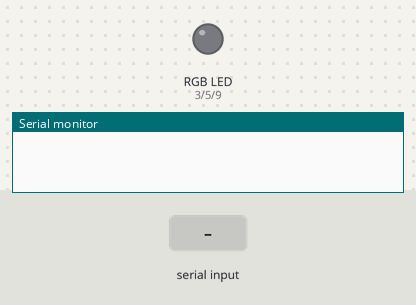
Simulated run of this sketch. Board: Arduino Uno, built with avr-gcc and run on an emulated ATmega328P. Parts: an RGB LED mixed from three pins (HIGH = lit), the last lines printed to the serial monitor. Inputs (shaded band) come from the test bench.

Above: at 1.2 s.
1.3 s: "R" received over Serial
At 3.5 s:
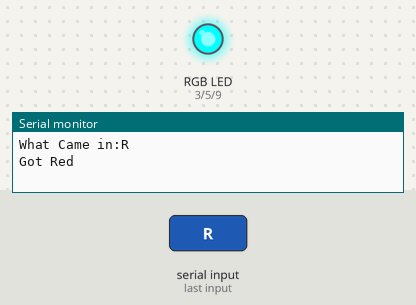
3.8 s: "G" received over Serial
At 5.6 s:
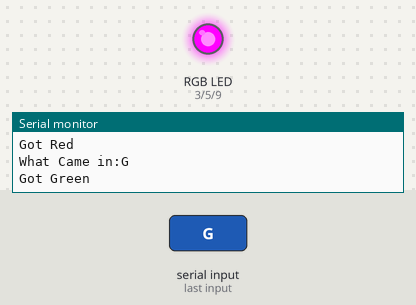
6.3 s: "B" received over Serial
At 8.6 s:
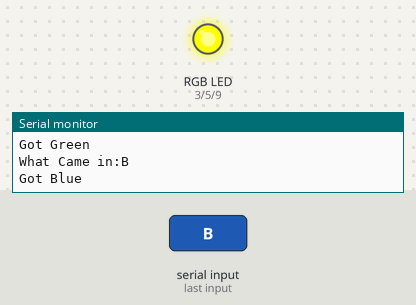
Timing chart, 0 to 10.1 s (numbered marks = the images above; inputs shaded):
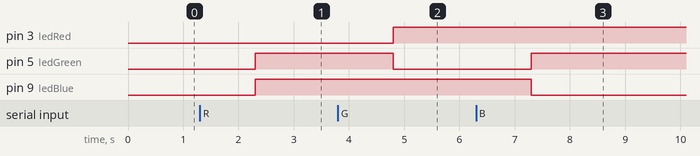

Measured:
- after the input at 1.3 s, pin 5 (ledGreen), pin 9 (ledBlue): LOW → HIGH after 1.0 s
- after the input at 3.8 s, pin 3 (ledRed): LOW → HIGH after 1.0 s; pin 5 (ledGreen): HIGH → LOW after 1.0 s
- after the input at 6.3 s, pin 5 (ledGreen): LOW → HIGH after 1.0 s; pin 9 (ledBlue): HIGH → LOW after 1.0 s

The sketch:

School_RGB_v2.ino
```cpp
int ledRed = 3;           // the PWM pin the LED is attached to RED Leg
int ledGreen = 5;           // the PWM pin the LED is attached to GREEN Leg
int ledBlue = 9;           // the PWM pin the LED is attached to BLUE Leg

//String this is where the data that I type in will get stored
String whatCameIn = "";

void setup() {

  pinMode(ledRed, OUTPUT);
  pinMode(ledGreen, OUTPUT);
  pinMode(ledBlue, OUTPUT);

  //Sets up the serial Speed
  Serial.begin(9600);
}


//Program will just keep looping around here looking for work to do !
void loop() {

 //Id the serial line is good to go
 while(Serial.available())
 {

  //Read what I am typing in to the computer
  whatCameIn = Serial.readString();

  //Display back what I typed
  Serial.println("What Came in:" + whatCameIn);

  //Check to see what I typed in !
  if(whatCameIn.indexOf("R") == 0)           //If first Letter Contain R
  {
    //Display back if what I typed back was equal to the letter R
    Serial.println("Got Red");
    DoRed();
  }
  else if (whatCameIn.indexOf("G") == 0)     //If first Letter Contain G
  {
    //Display back if what I typed back was equal to the letter G
    Serial.println("Got Green");
    DoGreen();

  }
  else if (whatCameIn.indexOf("B") == 0)     //If first Letter Contain B
  {
    //Display back if what I typed back was equal to the letter B
    Serial.println("Got Blue");
    DoBlue();
  }

 }

}

//use of a function block
void DoRed()
{
    analogWrite(ledRed, 0);
    analogWrite(ledGreen, 255);
    analogWrite(ledBlue, 255);
}
void DoGreen()
{
    analogWrite(ledRed, 255);
    analogWrite(ledGreen, 0);
    analogWrite(ledBlue, 255);
}
void DoBlue()
{
    analogWrite(ledRed, 255);
    analogWrite(ledGreen, 255);
    analogWrite(ledBlue, 0);
}
```
